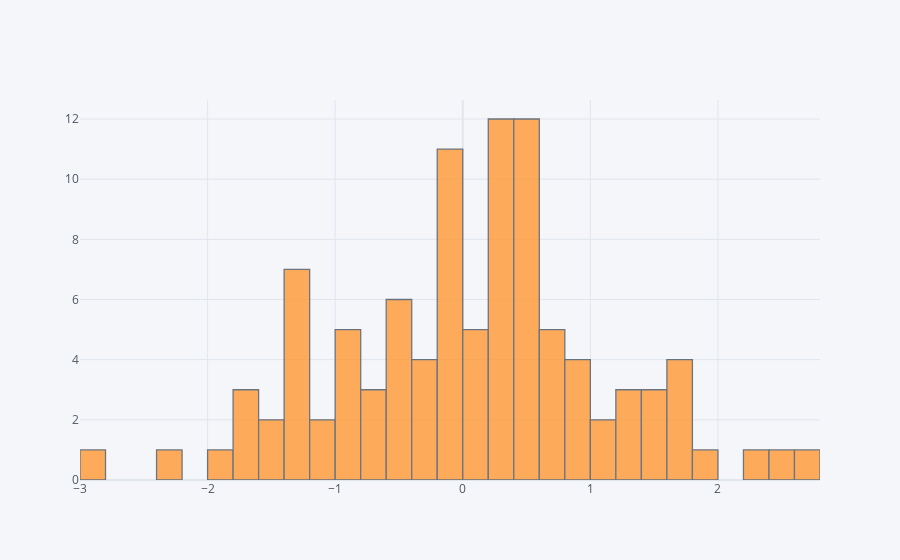

The cell this chart's notebook holds for it:
### Code cell
df['A'].iplot(kind='hist',bins=50)

### Figure 1 — Plotly figure (JSON) as saved in the notebook; plotly's stock layout.template omitted (floating-point values rounded to 4 significant figures)
{"data": [{"histfunc": "count", "histnorm": "", "marker": {"color": "rgba(255, 153, 51, 1.0)", "line": {"color": "#4D5663", "width": 1.3}}, "name": "A", "nbinsx": 50, "opacity": 0.8, "orientation": "v", "type": "histogram", "x": [-1.287, 0.7107, 1.221, 2.671, -0.8684, -0.7703, 0.8368, -1.311, -1.145, -1.206, 0.391, 1.48, -0.4372, 0.3124, 0.9523, -0.9065, 0.1513, 0.1506, 0.2933, 0.07524, 0.2902, -0.1551, 0.6236, 0.3852, -1.23, 0.4146, 1.345, 2.22, 0.4843, -0.9053, -1.291, 1.224, 0.58, 0.2946, -0.5275, -0.7463, 1.692, -0.09695, 0.4882, -0.02569, -1.349, -0.3968, 0.3568, -0.5444, -0.4196, 0.6448, -1.097, -0.07545, -1.68, 0.5777, 0.8774, -1.274, 0.4708, 0.1847, 1.502, -0.04776, 0.1257, -2.87, -1.736, -0.6273, -1.443, 2.432, -1.432, 0.5091, -2.303, 1.561, 1.755, -0.8962, 0.6859, 0.4511, 0.3733, -0.114, 0.5052, 0.9893, 1.68, 0.3775, 0.596, 1.002, -0.3877, 0.726, -0.5736, 0.5696, -0.08441, 1.758, -0.9032, -1.702, -0.3268, 0.2404, 0.3252, -0.03165, 1.167, -0.5432, -1.947, -0.006986, 1.991, -0.04836, 0.4009, 0.2608, -0.3186, -0.0712]}], "layout": {"barmode": "overlay", "legend": {"bgcolor": "#F5F6F9", "font": {"color": "#4D5663"}}, "paper_bgcolor": "#F5F6F9", "plot_bgcolor": "#F5F6F9", "title": {"font": {"color": "#4D5663"}}, "xaxis": {"gridcolor": "#E1E5ED", "showgrid": true, "tickfont": {"color": "#4D5663"}, "title": {"font": {"color": "#4D5663"}, "text": ""}, "zerolinecolor": "#E1E5ED"}, "yaxis": {"gridcolor": "#E1E5ED", "showgrid": true, "tickfont": {"color": "#4D5663"}, "title": {"font": {"color": "#4D5663"}, "text": ""}, "zerolinecolor": "#E1E5ED"}}}
